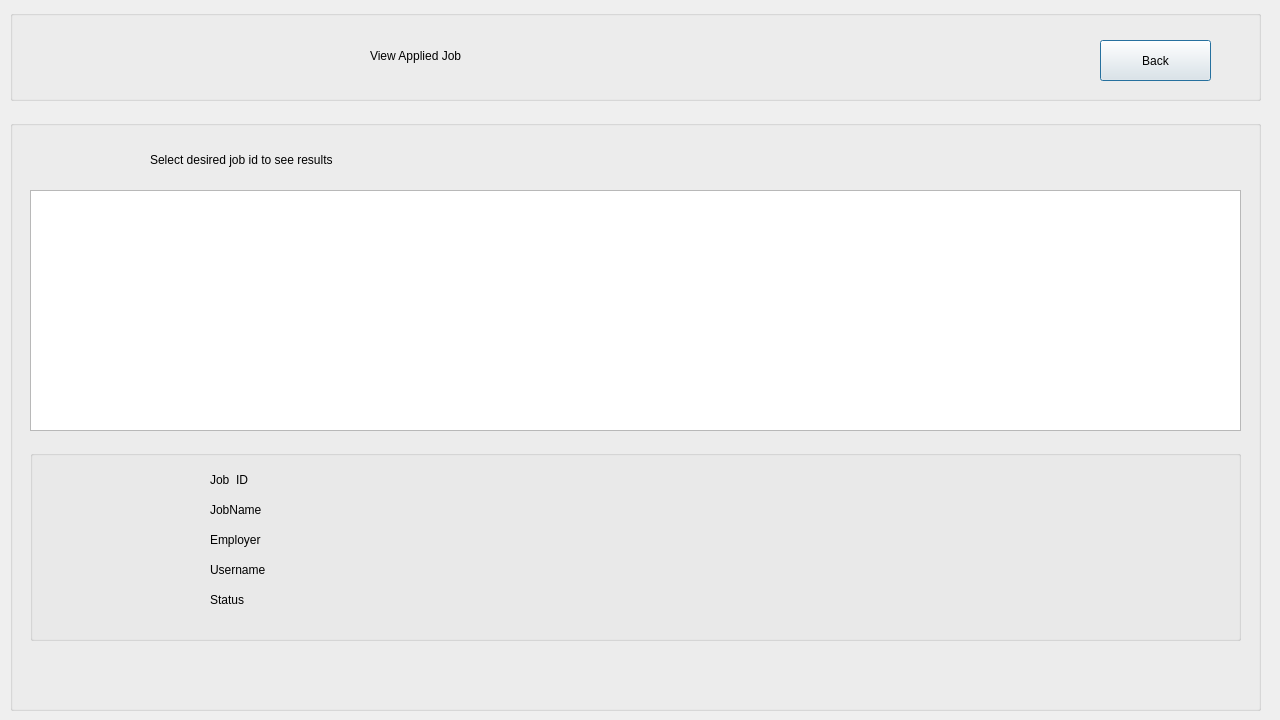
<?xml version="1.0" encoding="UTF-8"?>
<ui version="4.0">
 <class>appliedjob</class>
 <widget class="QDialog" name="appliedjob">
  <property name="geometry">
   <rect>
    <x>0</x>
    <y>0</y>
    <width>1280</width>
    <height>720</height>
   </rect>
  </property>
  <property name="windowTitle">
   <string>Dialog</string>
  </property>
  <widget class="QGroupBox" name="groupBox_apjob">
   <property name="geometry">
    <rect>
     <x>10</x>
     <y>10</y>
     <width>1251</width>
     <height>91</height>
    </rect>
   </property>
   <property name="title">
    <string/>
   </property>
   <widget class="QPushButton" name="pushButton_backapjob">
    <property name="geometry">
     <rect>
      <x>1090</x>
      <y>30</y>
      <width>111</width>
      <height>41</height>
     </rect>
    </property>
    <property name="text">
     <string>Back</string>
    </property>
   </widget>
   <widget class="QLabel" name="label_sjoblist">
    <property name="geometry">
     <rect>
      <x>360</x>
      <y>20</y>
      <width>361</width>
      <height>51</height>
     </rect>
    </property>
    <property name="text">
     <string>View Applied Job</string>
    </property>
   </widget>
   <widget class="QLabel" name="label_scj">
    <property name="geometry">
     <rect>
      <x>240</x>
      <y>20</y>
      <width>91</width>
      <height>61</height>
     </rect>
    </property>
    <property name="text">
     <string/>
    </property>
   </widget>
  </widget>
  <widget class="QGroupBox" name="groupBox_apmain">
   <property name="geometry">
    <rect>
     <x>10</x>
     <y>120</y>
     <width>1251</width>
     <height>591</height>
    </rect>
   </property>
   <property name="title">
    <string/>
   </property>
   <widget class="QTableView" name="tableView">
    <property name="geometry">
     <rect>
      <x>20</x>
      <y>70</y>
      <width>1211</width>
      <height>241</height>
     </rect>
    </property>
   </widget>
   <widget class="QLabel" name="label">
    <property name="geometry">
     <rect>
      <x>140</x>
      <y>30</y>
      <width>351</width>
      <height>20</height>
     </rect>
    </property>
    <property name="text">
     <string>Select desired job id to see results</string>
    </property>
   </widget>
   <widget class="QGroupBox" name="groupBox_view">
    <property name="geometry">
     <rect>
      <x>20</x>
      <y>330</y>
      <width>1211</width>
      <height>191</height>
     </rect>
    </property>
    <property name="title">
     <string/>
    </property>
    <widget class="QLabel" name="label_jn">
     <property name="geometry">
      <rect>
       <x>180</x>
       <y>20</y>
       <width>161</width>
       <height>20</height>
      </rect>
     </property>
     <property name="text">
      <string>Job  ID</string>
     </property>
    </widget>
    <widget class="QLabel" name="label_jn_2">
     <property name="geometry">
      <rect>
       <x>180</x>
       <y>50</y>
       <width>161</width>
       <height>20</height>
      </rect>
     </property>
     <property name="text">
      <string>JobName</string>
     </property>
    </widget>
    <widget class="QLabel" name="label_jn_3">
     <property name="geometry">
      <rect>
       <x>180</x>
       <y>80</y>
       <width>161</width>
       <height>20</height>
      </rect>
     </property>
     <property name="text">
      <string>Employer</string>
     </property>
    </widget>
    <widget class="QLabel" name="label_jobid">
     <property name="geometry">
      <rect>
       <x>380</x>
       <y>20</y>
       <width>431</width>
       <height>20</height>
      </rect>
     </property>
     <property name="text">
      <string/>
     </property>
    </widget>
    <widget class="QLabel" name="label_jobname">
     <property name="geometry">
      <rect>
       <x>380</x>
       <y>50</y>
       <width>421</width>
       <height>21</height>
      </rect>
     </property>
     <property name="text">
      <string/>
     </property>
    </widget>
    <widget class="QLabel" name="label_employer1">
     <property name="geometry">
      <rect>
       <x>380</x>
       <y>80</y>
       <width>391</width>
       <height>21</height>
      </rect>
     </property>
     <property name="text">
      <string/>
     </property>
    </widget>
    <widget class="QLabel" name="label_jn_4">
     <property name="geometry">
      <rect>
       <x>180</x>
       <y>140</y>
       <width>141</width>
       <height>20</height>
      </rect>
     </property>
     <property name="text">
      <string>Status</string>
     </property>
    </widget>
    <widget class="QLabel" name="label_status">
     <property name="geometry">
      <rect>
       <x>380</x>
       <y>140</y>
       <width>821</width>
       <height>20</height>
      </rect>
     </property>
     <property name="text">
      <string/>
     </property>
    </widget>
    <widget class="QLabel" name="label_jn_5">
     <property name="geometry">
      <rect>
       <x>180</x>
       <y>110</y>
       <width>151</width>
       <height>20</height>
      </rect>
     </property>
     <property name="text">
      <string>Username</string>
     </property>
    </widget>
    <widget class="QLabel" name="label_username">
     <property name="geometry">
      <rect>
       <x>380</x>
       <y>110</y>
       <width>401</width>
       <height>20</height>
      </rect>
     </property>
     <property name="text">
      <string/>
     </property>
    </widget>
    <widget class="QLabel" name="label_vieww">
     <property name="geometry">
      <rect>
       <x>10</x>
       <y>10</y>
       <width>151</width>
       <height>171</height>
      </rect>
     </property>
     <property name="text">
      <string/>
     </property>
    </widget>
   </widget>
   <widget class="QLabel" name="label_test1">
    <property name="geometry">
     <rect>
      <x>530</x>
      <y>380</y>
      <width>63</width>
      <height>20</height>
     </rect>
    </property>
    <property name="text">
     <string/>
    </property>
   </widget>
   <widget class="QLabel" name="label_test2">
    <property name="geometry">
     <rect>
      <x>650</x>
      <y>380</y>
      <width>63</width>
      <height>20</height>
     </rect>
    </property>
    <property name="text">
     <string/>
    </property>
   </widget>
  </widget>
 </widget>
 <resources/>
 <connections/>
</ui>
